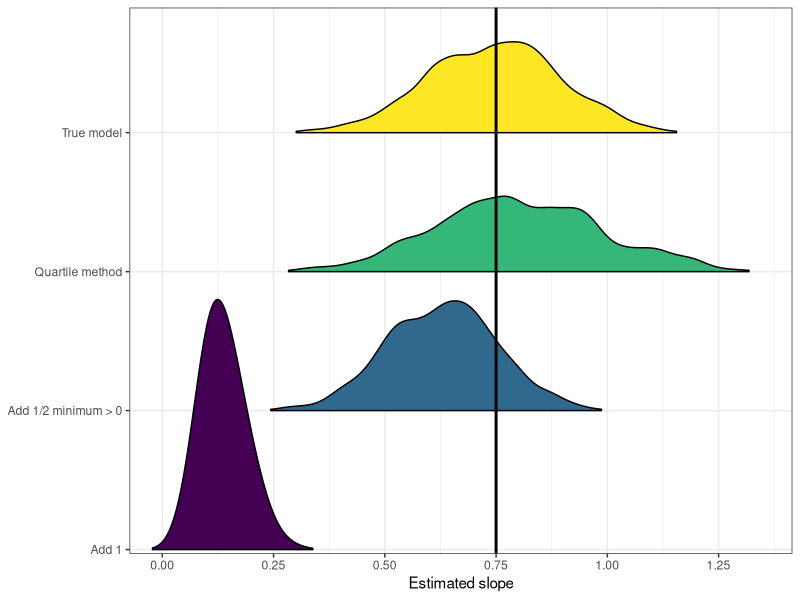

Recreate this plot in R.
## ---- chunk 1
knitr::opts_chunk$set(comment = "#")
## ---- chunk 2
library(purrr) # v. 0.2.5
library(dplyr) # v. 0.7.6
library(broom) # v. 0.5.0
library(ggplot2) # v. 3.0.0
library(ggridges) # v. 0.5.0
## ---- chunk 3
set.seed(16)
beta0 = 0 # intercept
beta1 = .75 # slope

# Sample size
n = 50

# Explanatory variable
x = runif(n, min = -7, max = 0)
## ---- chunk 4
true_y = exp(beta0 + beta1*x + rnorm(n, mean = 0, sd = 2))
summary(true_y)
## ---- chunk 5
y = round(true_y, digits = 2)
summary(y)
## ---- chunk 6
replicate(100, sum( round( exp(beta0 + beta1*runif(n, min = -7, max = 0) + 
                                  rnorm(n, mean = 0, sd = 2)), 2) == 0) )
## ---- chunk 7
( true = lm(log(true_y) ~ x) )
## ---- chunk 8
( fit1 = lm(log(y + 1) ~ x) )
## ---- chunk 9
( fitc = lm(log(y + min(y[y>0])/2) ~ x) )
## ---- chunk 10
( fitq = lm(log(y + quantile(y, .25)^2/quantile(y, .75) ) ~ x) )
## ---- chunk 11
logy_0 = function(beta0 = 0, beta1 = .75, n) {
     x = runif(n, -7, 0) # create expl var between -10 and 0
     true_y = exp(beta0 + beta1*x + rnorm(n, 0, 2))
     y = round(true_y, 2)
     
     while( sum(y == 0 ) == 0 | sum(y == 0) > n/4) {
          true_y = exp(beta0 + beta1*x + rnorm(n, 0, 2))
          y = round(true_y, 2)
     }
     
     true = lm(log(true_y) ~ x)
     fit1 = lm(log(y + 1) ~ x)
     fitc = lm(log(y + min(y[y>0])/2) ~ x)
     fitq = lm(log(y + quantile(y, .25)^2/quantile(y, .75) ) ~ x)
     
     setNames(list(true, fit1, fitc, fitq), 
              c("True model", "Add 1", "Add 1/2 minimum > 0", "Quartile method") )
}
## ---- chunk 12
set.seed(16)
logy_0(n = 50)
## ---- chunk 13
models = replicate(1000, logy_0(n = 50), simplify = FALSE)
## ---- chunk 14
results = map_dfr(flatten(models), 
              ~tidy(.x, conf.int = TRUE), 
              .id = "model")
head(results)
## ---- chunk 15
results_sl = filter(results, term == "x")
## ---- chunk 16
results_sl %>%
     group_by(model) %>%
     summarise(med_estimate = median(estimate),
               CI_coverage = mean(conf.low < .75 & .75 < conf.high) )
## ---- chunk 17
ggplot(results_sl, aes(x = estimate, y = model, fill = model) ) +
     geom_density_ridges2(show.legend = FALSE, rel_min_height = 0.005) +
     geom_vline(xintercept = .75, size = 1) +
     scale_fill_viridis_d() +
     theme_bw() +
     scale_x_continuous(name = "Estimated slope", 
                        expand = c(0.01, 0),
                        breaks = seq(0, 1.5, by = .25) ) +
     scale_y_discrete(name = NULL, expand = expand_scale(mult = c(.01, .3) ) )
